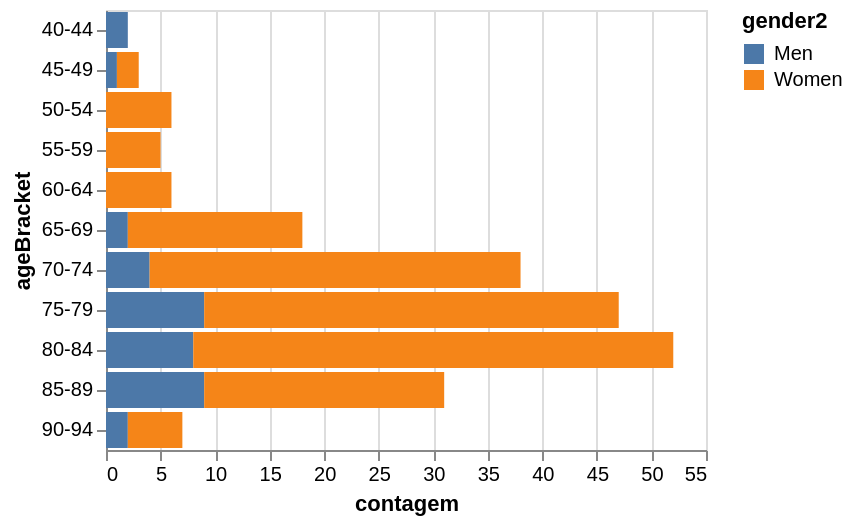

Notebook cell for this chart:
### Markdown cell above
##### Com contagem em valores absolutos

### Code cell
alt.Chart(tabela_dupla_entrada_long.reset_index().rename(columns={0:'contagem'})).mark_bar().encode(
    x=alt.X('contagem'),
    y='ageBracket',
    color='gender2'
)

### Figure 1 — Vega-Lite specification as saved in the notebook (floating-point values rounded to 4 significant figures)
{"config": {"view": {"continuousWidth": 300, "continuousHeight": 300}}, "data": {"name": "data-66717f26f71560b36227d72db13ea4ee"}, "mark": {"type": "bar"}, "encoding": {"color": {"field": "gender2", "type": "nominal"}, "x": {"field": "contagem", "type": "quantitative"}, "y": {"field": "ageBracket", "type": "nominal"}}, "$schema": "https://vega.github.io/schema/vega-lite/v6.4.1.json", "datasets": {"data-66717f26f71560b36227d72db13ea4ee": [{"gender2": "Men", "ageBracket": "40-44", "contagem": 2}, {"gender2": "Men", "ageBracket": "45-49", "contagem": 1}, {"gender2": "Men", "ageBracket": "65-69", "contagem": 2}, {"gender2": "Men", "ageBracket": "70-74", "contagem": 4}, {"gender2": "Men", "ageBracket": "75-79", "contagem": 9}, {"gender2": "Men", "ageBracket": "80-84", "contagem": 8}, {"gender2": "Men", "ageBracket": "85-89", "contagem": 9}, {"gender2": "Men", "ageBracket": "90-94", "contagem": 2}, {"gender2": "Women", "ageBracket": "45-49", "contagem": 2}, {"gender2": "Women", "ageBracket": "50-54", "contagem": 6}, {"gender2": "Women", "ageBracket": "55-59", "contagem": 5}, {"gender2": "Women", "ageBracket": "60-64", "contagem": 6}, {"gender2": "Women", "ageBracket": "65-69", "contagem": 16}, {"gender2": "Women", "ageBracket": "70-74", "contagem": 34}, {"gender2": "Women", "ageBracket": "75-79", "contagem": 38}, {"gender2": "Women", "ageBracket": "80-84", "contagem": 44}, {"gender2": "Women", "ageBracket": "85-89", "contagem": 22}, {"gender2": "Women", "ageBracket": "90-94", "contagem": 5}]}}
